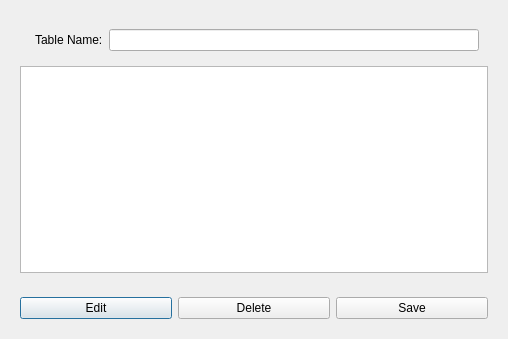
<?xml version="1.0" encoding="UTF-8"?>
<ui version="4.0">
 <class>NewTable</class>
 <widget class="QDialog" name="NewTable">
  <property name="geometry">
   <rect>
    <x>0</x>
    <y>0</y>
    <width>508</width>
    <height>339</height>
   </rect>
  </property>
  <property name="windowTitle">
   <string>Dialog</string>
  </property>
  <layout class="QFormLayout" name="formLayout_3">
   <item row="1" column="0" colspan="2">
    <widget class="QWidget" name="widget_2" native="true">
     <layout class="QFormLayout" name="formLayout_2">
      <item row="1" column="0" colspan="2">
       <widget class="QTableWidget" name="tableWidget"/>
      </item>
      <item row="0" column="1">
       <widget class="QWidget" name="widget" native="true">
        <layout class="QFormLayout" name="formLayout">
         <item row="0" column="0">
          <widget class="QLabel" name="label">
           <property name="text">
            <string>Table Name:</string>
           </property>
          </widget>
         </item>
         <item row="0" column="1">
          <widget class="QLineEdit" name="lineEdit"/>
         </item>
        </layout>
       </widget>
      </item>
     </layout>
    </widget>
   </item>
   <item row="2" column="0" colspan="2">
    <widget class="QWidget" name="widget_3" native="true">
     <layout class="QHBoxLayout" name="horizontalLayout">
      <item>
       <widget class="QPushButton" name="pushButton_2">
        <property name="text">
         <string>Edit</string>
        </property>
       </widget>
      </item>
      <item>
       <widget class="QPushButton" name="pushButton_3">
        <property name="text">
         <string>Delete</string>
        </property>
       </widget>
      </item>
      <item>
       <widget class="QPushButton" name="pushButton">
        <property name="text">
         <string>Save</string>
        </property>
       </widget>
      </item>
     </layout>
    </widget>
   </item>
  </layout>
 </widget>
 <resources/>
 <connections/>
</ui>
